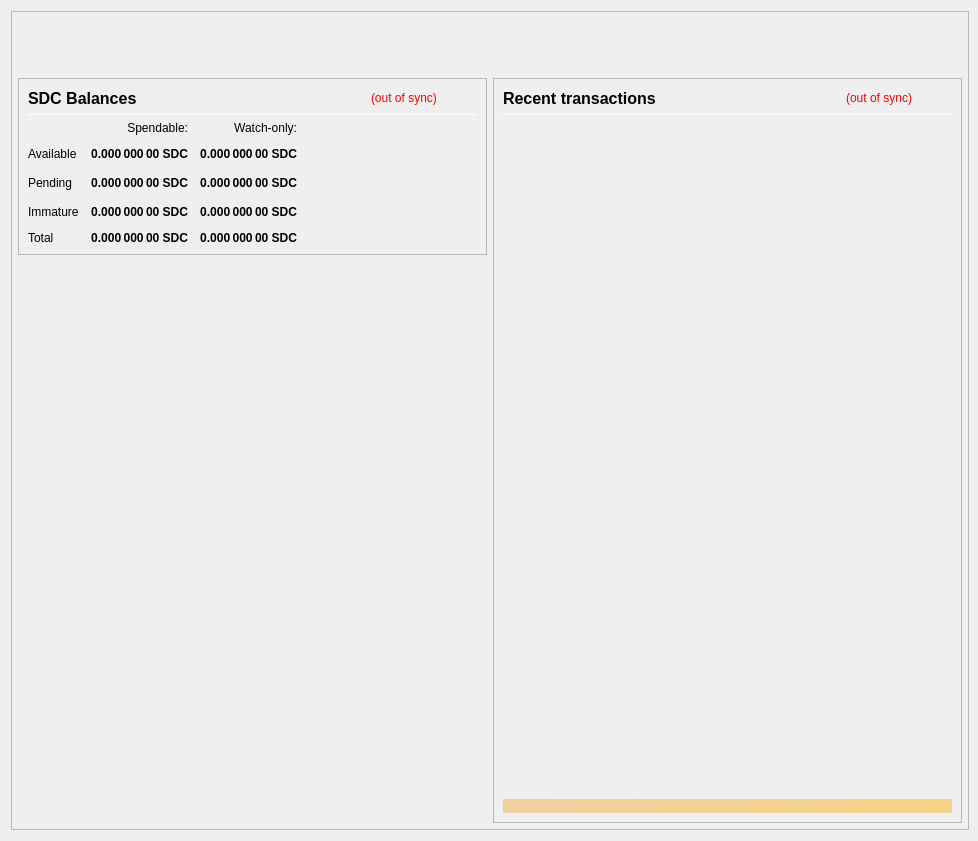
<?xml version="1.0" encoding="UTF-8"?>
<ui version="4.0">
 <class>OverviewPage</class>
 <widget class="QWidget" name="OverviewPage">
  <property name="geometry">
   <rect>
    <x>0</x>
    <y>0</y>
    <width>978</width>
    <height>841</height>
   </rect>
  </property>
  <property name="minimumSize">
   <size>
    <width>960</width>
    <height>682</height>
   </size>
  </property>
  <property name="font">
   <font>
    <weight>50</weight>
    <bold>false</bold>
   </font>
  </property>
  <property name="windowTitle">
   <string>Form</string>
  </property>
  <layout class="QVBoxLayout" name="topLayout" stretch="0">
   <property name="rightMargin">
    <number>9</number>
   </property>
   <item>
    <widget class="QFrame" name="frame_BG">
     <property name="minimumSize">
      <size>
       <width>850</width>
       <height>610</height>
      </size>
     </property>
     <property name="maximumSize">
      <size>
       <width>16777215</width>
       <height>16777215</height>
      </size>
     </property>
     <property name="frameShape">
      <enum>QFrame::StyledPanel</enum>
     </property>
     <property name="frameShadow">
      <enum>QFrame::Raised</enum>
     </property>
     <layout class="QVBoxLayout" name="verticalLayout_3" stretch="0">
      <property name="leftMargin">
       <number>0</number>
      </property>
      <property name="topMargin">
       <number>0</number>
      </property>
      <property name="rightMargin">
       <number>0</number>
      </property>
      <property name="bottomMargin">
       <number>6</number>
      </property>
      <item>
       <layout class="QVBoxLayout" name="verticalLayout_Master" stretch="0,1">
        <property name="leftMargin">
         <number>0</number>
        </property>
        <property name="topMargin">
         <number>0</number>
        </property>
        <property name="rightMargin">
         <number>0</number>
        </property>
        <property name="bottomMargin">
         <number>0</number>
        </property>
        <item>
         <widget class="QFrame" name="frame_Header">
          <layout class="QVBoxLayout" name="verticalLayout_Header" stretch="0">
           <property name="leftMargin">
            <number>0</number>
           </property>
           <property name="topMargin">
            <number>0</number>
           </property>
           <property name="rightMargin">
            <number>0</number>
           </property>
           <property name="bottomMargin">
            <number>0</number>
           </property>
           <item>
            <layout class="QHBoxLayout" name="horizontalLayout_Header" stretch="1,0">
             <property name="spacing">
              <number>6</number>
             </property>
             <item>
              <spacer name="horizontalSpacer_Header">
               <property name="orientation">
                <enum>Qt::Horizontal</enum>
               </property>
               <property name="sizeHint" stdset="0">
                <size>
                 <width>40</width>
                 <height>20</height>
                </size>
               </property>
              </spacer>
             </item>
             <item>
              <widget class="QLabel" name="labelOverviewHeaderRight">
               <property name="minimumSize">
                <size>
                 <width>464</width>
                 <height>60</height>
                </size>
               </property>
               <property name="maximumSize">
                <size>
                 <width>16777215</width>
                 <height>60</height>
                </size>
               </property>
               <property name="font">
                <font>
                 <pointsize>14</pointsize>
                </font>
               </property>
               <property name="text">
                <string/>
               </property>
               <property name="alignment">
                <set>Qt::AlignRight|Qt::AlignTrailing|Qt::AlignVCenter</set>
               </property>
              </widget>
             </item>
            </layout>
           </item>
          </layout>
         </widget>
        </item>
        <item>
         <widget class="QFrame" name="frame_Content">
          <layout class="QVBoxLayout" name="verticalLayout_Content">
           <property name="leftMargin">
            <number>6</number>
           </property>
           <property name="topMargin">
            <number>0</number>
           </property>
           <property name="rightMargin">
            <number>6</number>
           </property>
           <property name="bottomMargin">
            <number>0</number>
           </property>
           <item>
            <layout class="QHBoxLayout" name="horizontalLayout_Content" stretch="1,1">
             <property name="spacing">
              <number>6</number>
             </property>
             <item>
              <layout class="QVBoxLayout" name="verticalLayout_left" stretch="0,0">
               <item>
                <widget class="QFrame" name="frameBalances">
                 <property name="frameShape">
                  <enum>QFrame::StyledPanel</enum>
                 </property>
                 <property name="frameShadow">
                  <enum>QFrame::Raised</enum>
                 </property>
                 <layout class="QVBoxLayout" name="verticalLayout_4">
                  <item>
                   <layout class="QHBoxLayout" name="hlBalancesHeader" stretch="2,0,0">
                    <property name="spacing">
                     <number>6</number>
                    </property>
                    <item>
                     <widget class="QLabel" name="labelBalances">
                      <property name="minimumSize">
                       <size>
                        <width>0</width>
                        <height>0</height>
                       </size>
                      </property>
                      <property name="font">
                       <font>
                        <pointsize>12</pointsize>
                        <weight>75</weight>
                        <bold>true</bold>
                       </font>
                      </property>
                      <property name="text">
                       <string>SDC Balances</string>
                      </property>
                     </widget>
                    </item>
                    <item>
                     <widget class="QLabel" name="labelWalletStatus">
                      <property name="cursor">
                       <cursorShape>WhatsThisCursor</cursorShape>
                      </property>
                      <property name="toolTip">
                       <string>The displayed information may be out of date. Your wallet automatically synchronizes with the ShareDexCoin network after a connection is established, but this process has not completed yet.</string>
                      </property>
                      <property name="styleSheet">
                       <string notr="true">QLabel { color: red; }</string>
                      </property>
                      <property name="text">
                       <string notr="true">(out of sync)</string>
                      </property>
                      <property name="alignment">
                       <set>Qt::AlignLeading|Qt::AlignLeft|Qt::AlignVCenter</set>
                      </property>
                     </widget>
                    </item>
                    <item>
                     <spacer name="hsBalancesHeader">
                      <property name="orientation">
                       <enum>Qt::Horizontal</enum>
                      </property>
                      <property name="sizeHint" stdset="0">
                       <size>
                        <width>40</width>
                        <height>20</height>
                       </size>
                      </property>
                     </spacer>
                    </item>
                   </layout>
                  </item>
                  <item>
                   <widget class="Line" name="lineBalances">
                    <property name="minimumSize">
                     <size>
                      <width>0</width>
                      <height>1</height>
                     </size>
                    </property>
                    <property name="maximumSize">
                     <size>
                      <width>16777215</width>
                      <height>1</height>
                     </size>
                    </property>
                    <property name="orientation">
                     <enum>Qt::Horizontal</enum>
                    </property>
                   </widget>
                  </item>
                  <item>
                   <layout class="QGridLayout" name="gridLayout">
                    <property name="spacing">
                     <number>12</number>
                    </property>
                    <item row="2" column="2">
                     <widget class="QLabel" name="labelWatchPending">
                      <property name="font">
                       <font>
                        <weight>75</weight>
                        <bold>true</bold>
                       </font>
                      </property>
                      <property name="cursor">
                       <cursorShape>ArrowCursor</cursorShape>
                      </property>
                      <property name="toolTip">
                       <string>Unconfirmed transactions to watch-only addresses</string>
                      </property>
                      <property name="text">
                       <string notr="true">0.000 000 00 SDC</string>
                      </property>
                      <property name="alignment">
                       <set>Qt::AlignRight|Qt::AlignTrailing|Qt::AlignVCenter</set>
                      </property>
                      <property name="textInteractionFlags">
                       <set>Qt::NoTextInteraction</set>
                      </property>
                     </widget>
                    </item>
                    <item row="2" column="1">
                     <widget class="QLabel" name="labelUnconfirmed">
                      <property name="font">
                       <font>
                        <weight>75</weight>
                        <bold>true</bold>
                       </font>
                      </property>
                      <property name="cursor">
                       <cursorShape>ArrowCursor</cursorShape>
                      </property>
                      <property name="toolTip">
                       <string>Total of transactions that have yet to be confirmed, and do not yet count toward the spendable balance</string>
                      </property>
                      <property name="text">
                       <string notr="true">0.000 000 00 SDC</string>
                      </property>
                      <property name="alignment">
                       <set>Qt::AlignRight|Qt::AlignTrailing|Qt::AlignVCenter</set>
                      </property>
                      <property name="textInteractionFlags">
                       <set>Qt::NoTextInteraction</set>
                      </property>
                     </widget>
                    </item>
                    <item row="3" column="2">
                     <widget class="QLabel" name="labelWatchImmature">
                      <property name="font">
                       <font>
                        <weight>75</weight>
                        <bold>true</bold>
                       </font>
                      </property>
                      <property name="cursor">
                       <cursorShape>ArrowCursor</cursorShape>
                      </property>
                      <property name="toolTip">
                       <string>Staked or masternode rewards in watch-only addresses that has not yet matured</string>
                      </property>
                      <property name="text">
                       <string notr="true">0.000 000 00 SDC</string>
                      </property>
                      <property name="alignment">
                       <set>Qt::AlignRight|Qt::AlignTrailing|Qt::AlignVCenter</set>
                      </property>
                      <property name="textInteractionFlags">
                       <set>Qt::NoTextInteraction</set>
                      </property>
                     </widget>
                    </item>
                    <item row="4" column="0">
                     <widget class="QLabel" name="labelTotalText">
                      <property name="text">
                       <string>Total</string>
                      </property>
                      <property name="textInteractionFlags">
                       <set>Qt::NoTextInteraction</set>
                      </property>
                     </widget>
                    </item>
                    <item row="3" column="1">
                     <widget class="QLabel" name="labelImmature">
                      <property name="font">
                       <font>
                        <weight>75</weight>
                        <bold>true</bold>
                       </font>
                      </property>
                      <property name="cursor">
                       <cursorShape>ArrowCursor</cursorShape>
                      </property>
                      <property name="toolTip">
                       <string>Staked or masternode rewards that has not yet matured</string>
                      </property>
                      <property name="text">
                       <string notr="true">0.000 000 00 SDC</string>
                      </property>
                      <property name="alignment">
                       <set>Qt::AlignRight|Qt::AlignTrailing|Qt::AlignVCenter</set>
                      </property>
                      <property name="textInteractionFlags">
                       <set>Qt::NoTextInteraction</set>
                      </property>
                     </widget>
                    </item>
                    <item row="2" column="3">
                     <spacer name="hsBalances">
                      <property name="orientation">
                       <enum>Qt::Horizontal</enum>
                      </property>
                      <property name="sizeHint" stdset="0">
                       <size>
                        <width>40</width>
                        <height>20</height>
                       </size>
                      </property>
                     </spacer>
                    </item>
                    <item row="3" column="0">
                     <widget class="QLabel" name="labelImmatureText">
                      <property name="text">
                       <string>Immature</string>
                      </property>
                      <property name="textInteractionFlags">
                       <set>Qt::NoTextInteraction</set>
                      </property>
                     </widget>
                    </item>
                    <item row="4" column="1">
                     <widget class="QLabel" name="labelTotal">
                      <property name="font">
                       <font>
                        <weight>75</weight>
                        <bold>true</bold>
                       </font>
                      </property>
                      <property name="cursor">
                       <cursorShape>ArrowCursor</cursorShape>
                      </property>
                      <property name="toolTip">
                       <string>Your current total balance</string>
                      </property>
                      <property name="text">
                       <string notr="true">0.000 000 00 SDC</string>
                      </property>
                      <property name="alignment">
                       <set>Qt::AlignRight|Qt::AlignTrailing|Qt::AlignVCenter</set>
                      </property>
                      <property name="textInteractionFlags">
                       <set>Qt::NoTextInteraction</set>
                      </property>
                     </widget>
                    </item>
                    <item row="4" column="2">
                     <widget class="QLabel" name="labelWatchTotal">
                      <property name="font">
                       <font>
                        <weight>75</weight>
                        <bold>true</bold>
                       </font>
                      </property>
                      <property name="cursor">
                       <cursorShape>ArrowCursor</cursorShape>
                      </property>
                      <property name="toolTip">
                       <string>Current total balance in watch-only addresses</string>
                      </property>
                      <property name="text">
                       <string notr="true">0.000 000 00 SDC</string>
                      </property>
                      <property name="alignment">
                       <set>Qt::AlignRight|Qt::AlignTrailing|Qt::AlignVCenter</set>
                      </property>
                      <property name="textInteractionFlags">
                       <set>Qt::NoTextInteraction</set>
                      </property>
                     </widget>
                    </item>
                    <item row="0" column="2">
                     <widget class="QLabel" name="labelWatchonly">
                      <property name="text">
                       <string>Watch-only:</string>
                      </property>
                      <property name="alignment">
                       <set>Qt::AlignRight|Qt::AlignTrailing|Qt::AlignVCenter</set>
                      </property>
                     </widget>
                    </item>
                    <item row="1" column="0">
                     <widget class="QLabel" name="labelBalanceText">
                      <property name="text">
                       <string>Available</string>
                      </property>
                      <property name="textInteractionFlags">
                       <set>Qt::NoTextInteraction</set>
                      </property>
                     </widget>
                    </item>
                    <item row="1" column="1">
                     <widget class="QLabel" name="labelBalance">
                      <property name="font">
                       <font>
                        <weight>75</weight>
                        <bold>true</bold>
                       </font>
                      </property>
                      <property name="cursor">
                       <cursorShape>ArrowCursor</cursorShape>
                      </property>
                      <property name="toolTip">
                       <string>Your current spendable balance</string>
                      </property>
                      <property name="text">
                       <string notr="true">0.000 000 00 SDC</string>
                      </property>
                      <property name="alignment">
                       <set>Qt::AlignRight|Qt::AlignTrailing|Qt::AlignVCenter</set>
                      </property>
                      <property name="textInteractionFlags">
                       <set>Qt::NoTextInteraction</set>
                      </property>
                     </widget>
                    </item>
                    <item row="1" column="2">
                     <widget class="QLabel" name="labelWatchAvailable">
                      <property name="font">
                       <font>
                        <weight>75</weight>
                        <bold>true</bold>
                       </font>
                      </property>
                      <property name="cursor">
                       <cursorShape>ArrowCursor</cursorShape>
                      </property>
                      <property name="toolTip">
                       <string>Your current balance in watch-only addresses</string>
                      </property>
                      <property name="text">
                       <string notr="true">0.000 000 00 SDC</string>
                      </property>
                      <property name="alignment">
                       <set>Qt::AlignRight|Qt::AlignTrailing|Qt::AlignVCenter</set>
                      </property>
                      <property name="textInteractionFlags">
                       <set>Qt::NoTextInteraction</set>
                      </property>
                     </widget>
                    </item>
                    <item row="2" column="0">
                     <widget class="QLabel" name="labelPendingText">
                      <property name="text">
                       <string>Pending</string>
                      </property>
                      <property name="textInteractionFlags">
                       <set>Qt::NoTextInteraction</set>
                      </property>
                     </widget>
                    </item>
                    <item row="0" column="1">
                     <widget class="QLabel" name="labelSpendable">
                      <property name="text">
                       <string>Spendable:</string>
                      </property>
                      <property name="alignment">
                       <set>Qt::AlignRight|Qt::AlignTrailing|Qt::AlignVCenter</set>
                      </property>
                     </widget>
                    </item>
                   </layout>
                  </item>
                 </layout>
                </widget>
               </item>
               <item>
                <spacer name="verticalSpacer">
                 <property name="orientation">
                  <enum>Qt::Vertical</enum>
                 </property>
                 <property name="sizeHint" stdset="0">
                  <size>
                   <width>20</width>
                   <height>40</height>
                  </size>
                 </property>
                </spacer>
               </item>
              </layout>
             </item>
             <item>
              <layout class="QVBoxLayout" name="verticalLayout_right" stretch="1">
               <item>
                <widget class="QFrame" name="frame_RecentTransactions">
                 <property name="minimumSize">
                  <size>
                   <width>0</width>
                   <height>0</height>
                  </size>
                 </property>
                 <property name="frameShape">
                  <enum>QFrame::StyledPanel</enum>
                 </property>
                 <property name="frameShadow">
                  <enum>QFrame::Raised</enum>
                 </property>
                 <layout class="QVBoxLayout" name="verticalLayout_1" stretch="0,0,0,0,0">
                  <item>
                   <layout class="QHBoxLayout" name="horizontalLayout_2" stretch="2,0,0">
                    <property name="spacing">
                     <number>3</number>
                    </property>
                    <item>
                     <widget class="QLabel" name="label_4">
                      <property name="minimumSize">
                       <size>
                        <width>0</width>
                        <height>20</height>
                       </size>
                      </property>
                      <property name="font">
                       <font>
                        <pointsize>12</pointsize>
                        <weight>75</weight>
                        <bold>true</bold>
                       </font>
                      </property>
                      <property name="text">
                       <string>Recent transactions</string>
                      </property>
                     </widget>
                    </item>
                    <item>
                     <widget class="QLabel" name="labelTransactionsStatus">
                      <property name="cursor">
                       <cursorShape>WhatsThisCursor</cursorShape>
                      </property>
                      <property name="toolTip">
                       <string>The displayed information may be out of date. Your wallet automatically synchronizes with the ShareDexCoin network after a connection is established, but this process has not completed yet.</string>
                      </property>
                      <property name="styleSheet">
                       <string notr="true">QLabel { color: red; }</string>
                      </property>
                      <property name="text">
                       <string notr="true">(out of sync)</string>
                      </property>
                      <property name="alignment">
                       <set>Qt::AlignRight|Qt::AlignTrailing|Qt::AlignVCenter</set>
                      </property>
                     </widget>
                    </item>
                    <item>
                     <spacer name="horizontalSpacer">
                      <property name="orientation">
                       <enum>Qt::Horizontal</enum>
                      </property>
                      <property name="sizeHint" stdset="0">
                       <size>
                        <width>40</width>
                        <height>20</height>
                       </size>
                      </property>
                     </spacer>
                    </item>
                   </layout>
                  </item>
                  <item>
                   <widget class="Line" name="line">
                    <property name="minimumSize">
                     <size>
                      <width>0</width>
                      <height>1</height>
                     </size>
                    </property>
                    <property name="maximumSize">
                     <size>
                      <width>16777215</width>
                      <height>1</height>
                     </size>
                    </property>
                    <property name="orientation">
                     <enum>Qt::Horizontal</enum>
                    </property>
                   </widget>
                  </item>
                  <item>
                   <widget class="QListView" name="listTransactions">
                    <property name="minimumSize">
                     <size>
                      <width>0</width>
                      <height>0</height>
                     </size>
                    </property>
                    <property name="styleSheet">
                     <string notr="true">QListView { background: transparent; }</string>
                    </property>
                    <property name="frameShape">
                     <enum>QFrame::NoFrame</enum>
                    </property>
                    <property name="verticalScrollBarPolicy">
                     <enum>Qt::ScrollBarAlwaysOff</enum>
                    </property>
                    <property name="horizontalScrollBarPolicy">
                     <enum>Qt::ScrollBarAlwaysOff</enum>
                    </property>
                    <property name="selectionMode">
                     <enum>QAbstractItemView::NoSelection</enum>
                    </property>
                   </widget>
                  </item>
                  <item>
                   <spacer name="verticalSpacer_2">
                    <property name="orientation">
                     <enum>Qt::Vertical</enum>
                    </property>
                    <property name="sizeType">
                     <enum>QSizePolicy::Expanding</enum>
                    </property>
                    <property name="sizeHint" stdset="0">
                     <size>
                      <width>20</width>
                      <height>40</height>
                     </size>
                    </property>
                   </spacer>
                  </item>
                  <item>
                   <widget class="QLabel" name="labelAlerts">
                    <property name="maximumSize">
                     <size>
                      <width>16777215</width>
                      <height>16777215</height>
                     </size>
                    </property>
                    <property name="styleSheet">
                     <string notr="true">background-color: qlineargradient(x1: 0, y1: 0, x2: 1, y2: 0, stop:0 #F0D0A0, stop:1 #F8D488); color:#000000;</string>
                    </property>
                    <property name="text">
                     <string/>
                    </property>
                    <property name="wordWrap">
                     <bool>true</bool>
                    </property>
                    <property name="margin">
                     <number>3</number>
                    </property>
                   </widget>
                  </item>
                 </layout>
                </widget>
               </item>
              </layout>
             </item>
            </layout>
           </item>
          </layout>
         </widget>
        </item>
       </layout>
      </item>
     </layout>
    </widget>
   </item>
  </layout>
 </widget>
 <resources/>
 <connections/>
</ui>
